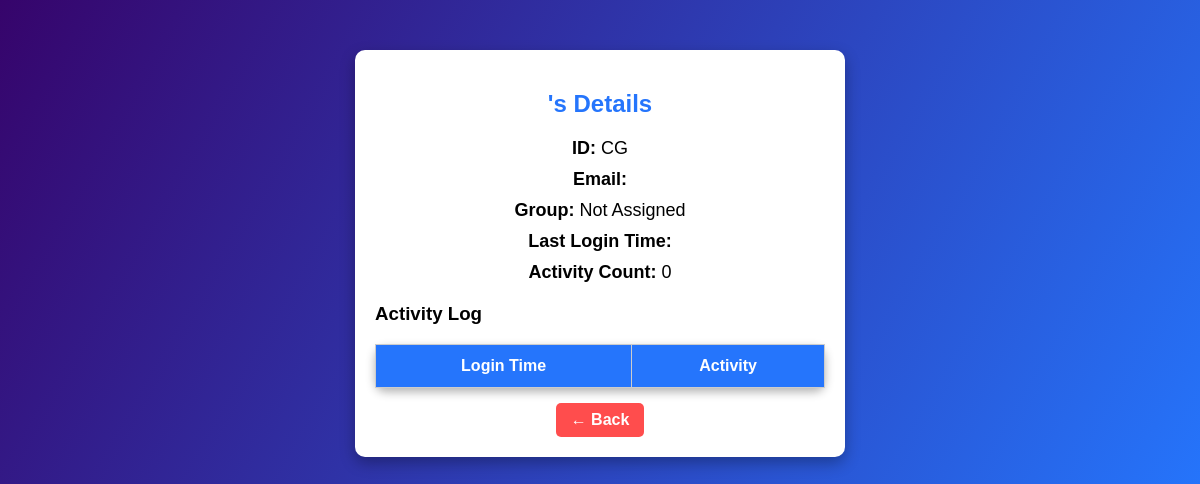
Page /user_details/3 on the earlier database version.
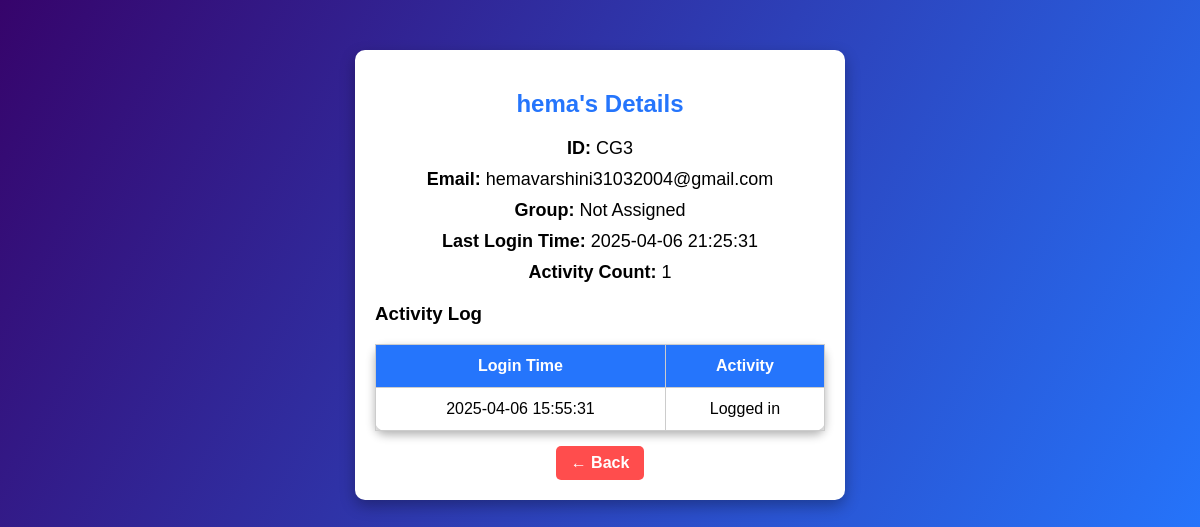
Same page on the later database version.
### tables this page shows
CREATE TABLE users (
    id INTEGER PRIMARY KEY AUTOINCREMENT,
    name TEXT NOT NULL,
    email TEXT NOT NULL UNIQUE,
    password TEXT NOT NULL,
    is_admin INTEGER DEFAULT 0,
    student_group TEXT,
    test_score INTEGER,
    recommended_degrees TEXT,
    login_time TEXT
);

CREATE TABLE user_activity (
    id INTEGER PRIMARY KEY AUTOINCREMENT,
    user_id INTEGER NOT NULL,
    activity TEXT NOT NULL,
    timestamp DATETIME DEFAULT CURRENT_TIMESTAMP,
    FOREIGN KEY (user_id) REFERENCES users(id)
);

### app.py (the view)
@app.route('/user_details/<int:user_id>')
def user_details(user_id):
    conn = sqlite3.connect('career.db')
    cursor = conn.cursor()
    cursor.execute("SELECT id, name, email, student_group, login_time FROM users WHERE id=?", (user_id,))
    user = cursor.fetchone()
    cursor.execute("SELECT timestamp, activity FROM user_activity WHERE user_id=?", (user_id,))
    activities = cursor.fetchall()
    activity_count = len(activities)
    if 'user_id' in session:
        log_activity(session['user_id'], f"Viewed user {user[1]}'s details")
    conn.close()
    return render_template('user_details.html', user=user, activities=activities, activity_count=activity_count)

### templates/user_details.html (shortened to what this page needs)
<!DOCTYPE html>
<html lang="en">
<head>
    <link rel="stylesheet" href="{{ url_for('static', filename='styles.css') }}">
</head>
<body>
    <div class="details-container">
        <h2>{{ user[1] }}'s Details</h2>
        <p class="info"><strong>ID:</strong> CG{{ user[0] }}</p>
        <p class="info"><strong>Email:</strong> {{ user[2] }}</p>
        <p class="info"><strong>Group:</strong> {{ user[3] if user[3] else "Not Assigned" }}</p>
        <p class="info"><strong>Last Login Time:</strong> {{ user[4] }}</p>
        <p class="info"><strong>Activity Count:</strong> {{ activity_count }}</p>
        <div class="activity-log">
            <h3>Activity Log</h3>
            <table>
                <tr>
                    <th>Login Time</th>
                    <th>Activity</th>
                </tr>
                {% for activity in activities %}
                <tr>
                    <td>{{ activity[0] }}</td>
                    <td>{{ activity[1] }}</td>
                </tr>
                {% endfor %}
            </table>
        </div>
        <a href="/admin_dashboard" class="back-btn">← Back</a>
    </div>
</body>
</html>

### static/styles.css (style rules this page uses)
body { font-family: 'Poppins', sans-serif; background: linear-gradient(120deg, #36046b, #2575fc); text-align: center; margin: 0; padding: 0; }
table { width: 80%; margin: auto; border-collapse: collapse; margin-top: 20px; background: white; padding: 20px; box-shadow: 0px 4px 10px rgba(0, 0, 0, 0.3); border-radius: 10px; }
table th, table td { border: 1px solid #ccc; padding: 12px; text-align: center; }
th { background: #2575fc; color: white; }
a { color: black; text-decoration: none; }

### templates/user_details.html (style rules this page uses)
body { background-color: #f4f4f4; font-family: Arial, sans-serif; }
.details-container { width: 450px; background: white; padding: 20px; border-radius: 10px; box-shadow: 0px 6px 15px rgba(0, 0, 0, 0.3); margin: 50px auto; text-align: center; }
h2 { color: #2575fc; }
.info { margin: 10px 0; font-size: 18px; }
.activity-log { margin-top: 20px; text-align: left; }
table { width: 100%; border-collapse: collapse; margin-top: 10px; }
th, td { padding: 10px; border: 1px solid #ddd; text-align: center; }
th { background-color: #2575fc; color: white; }
.back-btn { display: inline-block; background: #ff4d4d; color: white; padding: 8px 15px; border-radius: 5px; text-decoration: none; font-weight: bold; margin-top: 15px; }

Differences in the rows shown:
added users: name "hema", id "3", email "hemavarshini31032004@gmail.com", login_time "2025-04-06 21:25:31"
added user_activity: timestamp "2025-04-06 15:55:31", activity "Logged in"
Other differences:
{{ activity_count }}: "0" → "1"
